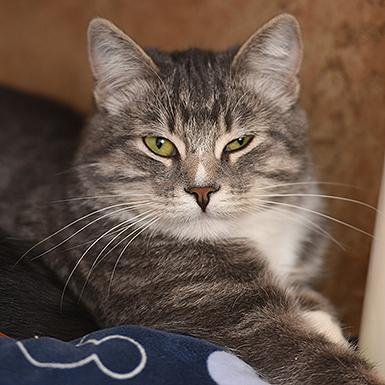
#> input picture input/male/0.jpg, 385 x 385 px; its folder holds only this picture in this run
$ python main.py
#> lines starting #> are read from the running program, lines starting #| are printed output that depends on the picture
### CatFaceCropper.py
# -*- coding=utf-8 -*-
import os
import imghdr
import cv2

class CatFaceCropper:

    def __init__(self):
        # Load the face cascade classifier
        self.catPath = "haarcascade_frontalcatface.xml"
        self.faceCascade = cv2.CascadeClassifier(self.catPath)

    def crop_image_dir(self, directory, only_faces):
        # TODO: Implement this
        for root, dirs, files in os.walk(directory):
            print("=== Processing " + root + " ...")
            for f in files:
                filename = root + os.sep + f
                if imghdr.what(filename) is not None:
                    self.crop_image(filename, only_faces)
        print("=== Processing complete! ===")

    def crop_image(self, filename, only_faces):
        # Check if file is image
#> called with filename = './input/male/0.jpg', only_faces = True
        if imghdr.what(filename) is None:
            return

        # Split the path, filename and extension
        (filename_head, filename_tail) = os.path.split(filename)
        (filename_raw, filename_extension) = os.path.splitext(filename_tail)

        # Read the image and convert to gray scale
        img = cv2.imread(filename)
#> img is the input picture: shape (385, 385, 3); mean B, G, R 74.3, 85.4, 103.8
        gray = cv2.cvtColor(img, cv2.COLOR_BGR2GRAY)
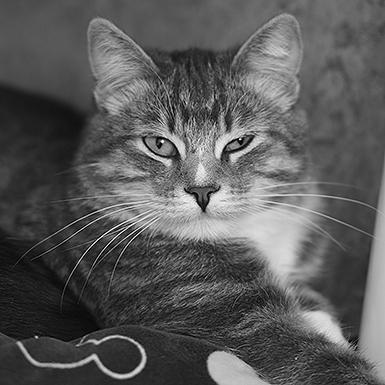
#> gray: shape (385, 385); min 0, max 254, mean 89.7

        # Detect the cat faces
        faces = self.faceCascade.detectMultiScale(
            gray,
            scaleFactor=1.02,
            minNeighbors=3,
            minSize=(150, 150),
            flags=cv2.CASCADE_SCALE_IMAGE
        )
#> faces = [[112, 71, 176, 176]]

        # Make an output directory if not exits
        out_dir = filename_head + os.sep + "output"
        if not os.path.exists(out_dir):
            os.makedirs(out_dir)

        # Process each cat face
        i = 0
        for (x, y, w, h) in faces:
            # Crop the cat face and save into a jpg file
            img_sub = cv2.getRectSubPix(img, (w, h), (x + w / 2, y + h / 2))
            cv2.imwrite(out_dir + os.sep + filename_raw + "-" + str(i) + filename_extension, img_sub)
            i += 1
#> this loop made 1 pass
#> (x, y, w, h, i) on pass 1: (112, 71, 176, 176, 1)
#> pass 1, in crop_image, `img_sub = cv2.getRectSubPix(img, (w, h), (x + w / 2, y + h / 2))`:
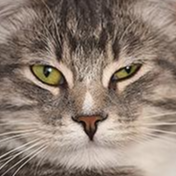
#> img_sub: shape (176, 176, 3); mean B, G, R 115, 126.9, 143.1
#> after the loop, i = 1

        if not only_faces:
            # Draw a rectangle over each cat face and label it
            i = 0
            for (x, y, w, h) in faces:
                cv2.rectangle(img, (x, y), (x + w, y + h), (0, 0, 255), 2)
                cv2.putText(img, str(i), (x, y - 7), 3, 1.2, (0, 255, 0), 2, cv2.LINE_AA)
                i += 1
            cv2.imwrite(out_dir + os.sep + filename_raw + "-results" + filename_extension, img)

### main.py
import CatFaceCropper
cropper = CatFaceCropper.CatFaceCropper()

# cropper.crop_image("./input/cat1.jpg", True)

cropper.crop_image_dir('./input/male', True)
cropper.crop_image_dir('./input/female', True)

cropper.crop_image_dir('./input/male2', True)
cropper.crop_image_dir('./input/female2', True)

$ run again, on input/male/117.jpg
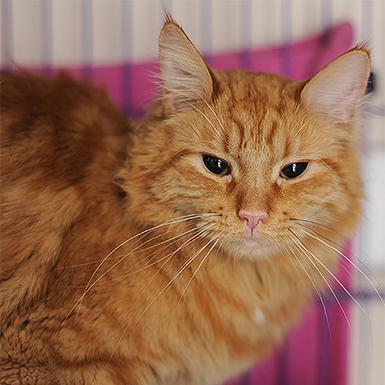
#> input picture input/male/117.jpg, 385 x 385 px
#> in crop_image, img is the input picture: shape (385, 385, 3); mean B, G, R 84.5, 107.9, 152.4
#> in crop_image, `gray = cv2.cvtColor(img, cv2.COLOR_BGR2GRAY)`:
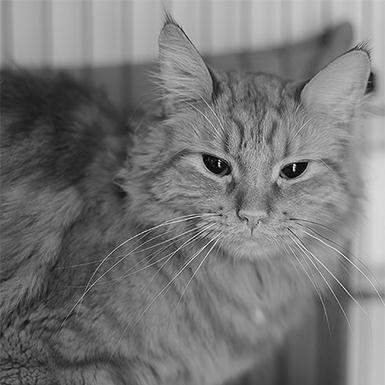
#> gray: shape (385, 385); min 1, max 254, mean 118.6
#> faces = [[161, 90, 187, 187]]
#> the loop in crop_image, `for (x, y, w, h) in faces:` made 1 pass
#> (x, y, w, h, i) on pass 1: (161, 90, 187, 187, 1)
#> pass 1, in crop_image, `img_sub = cv2.getRectSubPix(img, (w, h), (x + w / 2, y + h / 2))`:
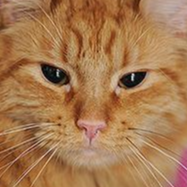
#> img_sub: shape (187, 187, 3); mean B, G, R 80.4, 121.5, 166.7
#> after the loop in crop_image, `for (x, y, w, h) in faces:`: i = 1

$ run again, on input/male/118.jpg
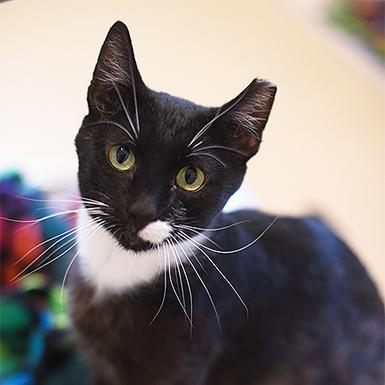
#> input picture input/male/118.jpg, 385 x 385 px
#> in crop_image, img is the input picture: shape (385, 385, 3); mean B, G, R 124.7, 127.3, 135.3
#> in crop_image, `gray = cv2.cvtColor(img, cv2.COLOR_BGR2GRAY)`:
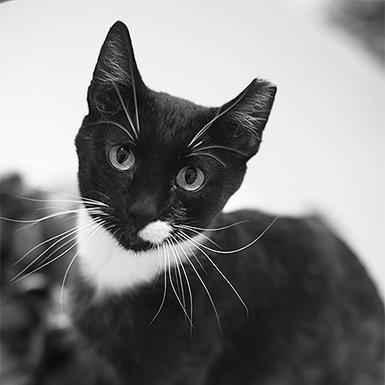
#> gray: shape (385, 385); min 0, max 255, mean 129.4
#> faces = ()
#> after the loop in crop_image, `for (x, y, w, h) in faces:`: i = 0

$ run again, on input/male/119.jpg
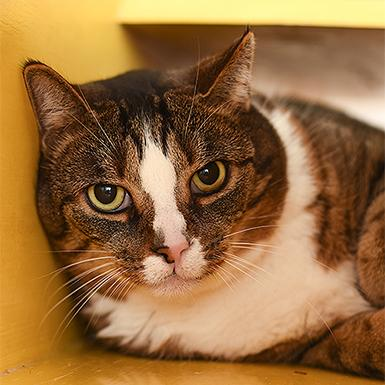
#> input picture input/male/119.jpg, 385 x 385 px
#> in crop_image, img is the input picture: shape (385, 385, 3); mean B, G, R 62.3, 109.1, 151.3
#> in crop_image, `gray = cv2.cvtColor(img, cv2.COLOR_BGR2GRAY)`:
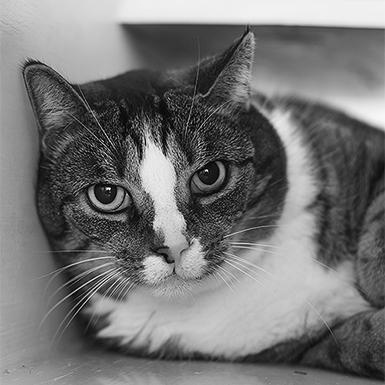
#> gray: shape (385, 385); min 0, max 254, mean 116.4
#> faces = [[38, 89, 242, 242]]
#> the loop in crop_image, `for (x, y, w, h) in faces:` made 1 pass
#> (x, y, w, h, i) on pass 1: (38, 89, 242, 242, 1)
#> pass 1, in crop_image, `img_sub = cv2.getRectSubPix(img, (w, h), (x + w / 2, y + h / 2))`:
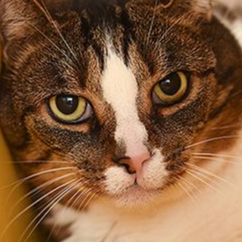
#> img_sub: shape (242, 242, 3); mean B, G, R 60.1, 90.8, 129.3
#> after the loop in crop_image, `for (x, y, w, h) in faces:`: i = 1

$ run again, on input/male/10.jpg
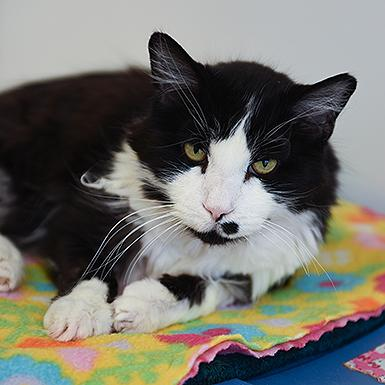
#> input picture input/male/10.jpg, 385 x 385 px
#> in crop_image, img is the input picture: shape (385, 385, 3); mean B, G, R 107.7, 114.6, 115.8
#> in crop_image, `gray = cv2.cvtColor(img, cv2.COLOR_BGR2GRAY)`:
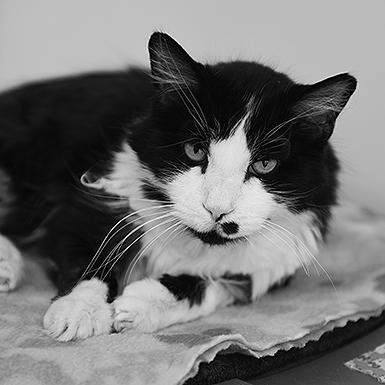
#> gray: shape (385, 385); min 0, max 255, mean 114.2
#> faces = [[136, 85, 180, 180]]
#> the loop in crop_image, `for (x, y, w, h) in faces:` made 1 pass
#> (x, y, w, h, i) on pass 1: (136, 85, 180, 180, 1)
#> pass 1, in crop_image, `img_sub = cv2.getRectSubPix(img, (w, h), (x + w / 2, y + h / 2))`:
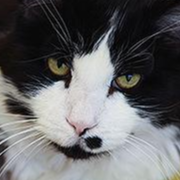
#> img_sub: shape (180, 180, 3); mean B, G, R 101.4, 99.9, 99.6
#> after the loop in crop_image, `for (x, y, w, h) in faces:`: i = 1
